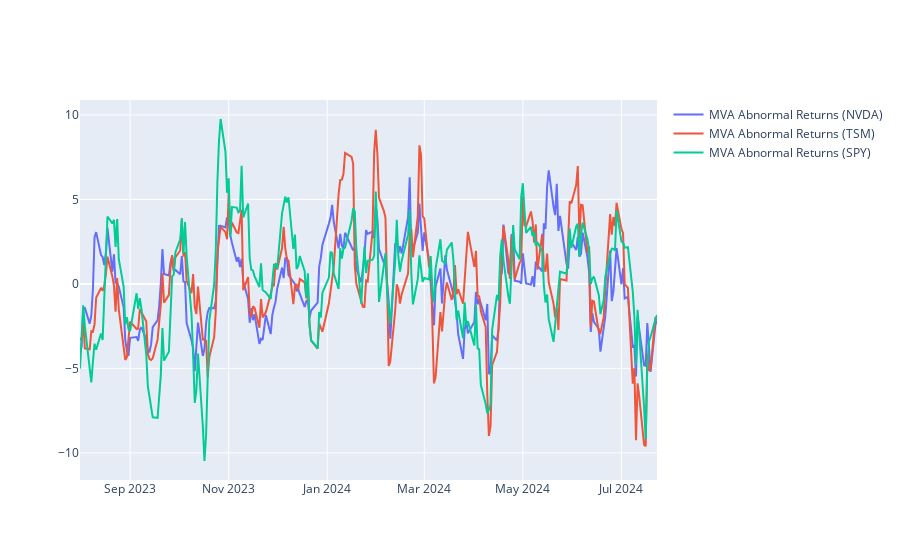

Notebook code cell kept with this figure:
### Code cell
# plot all the abnormal returns MVA

fig = go.Figure()
fig.add_trace(go.Scatter(x=nvidia_df.index, y=nvidia_MVA_abnormal_returns/nvidia_avg_returns, mode="lines", name="MVA Abnormal Returns (NVDA)"))
fig.add_trace(go.Scatter(x=tsmc_df.index, y=tsmc_MVA_abnormal_returns/tsmc_avg_returns, mode="lines", name="MVA Abnormal Returns (TSM)"))
fig.add_trace(go.Scatter(x=spy_df.index, y=spy_MVA_abnormal_returns/spy_avg_returns, mode="lines", name="MVA Abnormal Returns (SPY)"))

### Figure 1 — Plotly figure (JSON) as saved in the notebook; plotly's stock layout.template omitted (floating-point values rounded to 4 significant figures; data arrays with more than 128 entries replaced by an {"elided": "..."} marker saying what was removed)
{"data": [{"mode": "lines", "name": "MVA Abnormal Returns (NVDA)", "type": "scatter", "x": {"elided": "252 str values"}, "y": {"elided": "246 float values"}}, {"mode": "lines", "name": "MVA Abnormal Returns (TSM)", "type": "scatter", "x": {"elided": "252 str values"}, "y": {"elided": "246 float values"}}, {"mode": "lines", "name": "MVA Abnormal Returns (SPY)", "type": "scatter", "x": {"elided": "252 str values"}, "y": {"elided": "246 float values"}}], "layout": {}}
